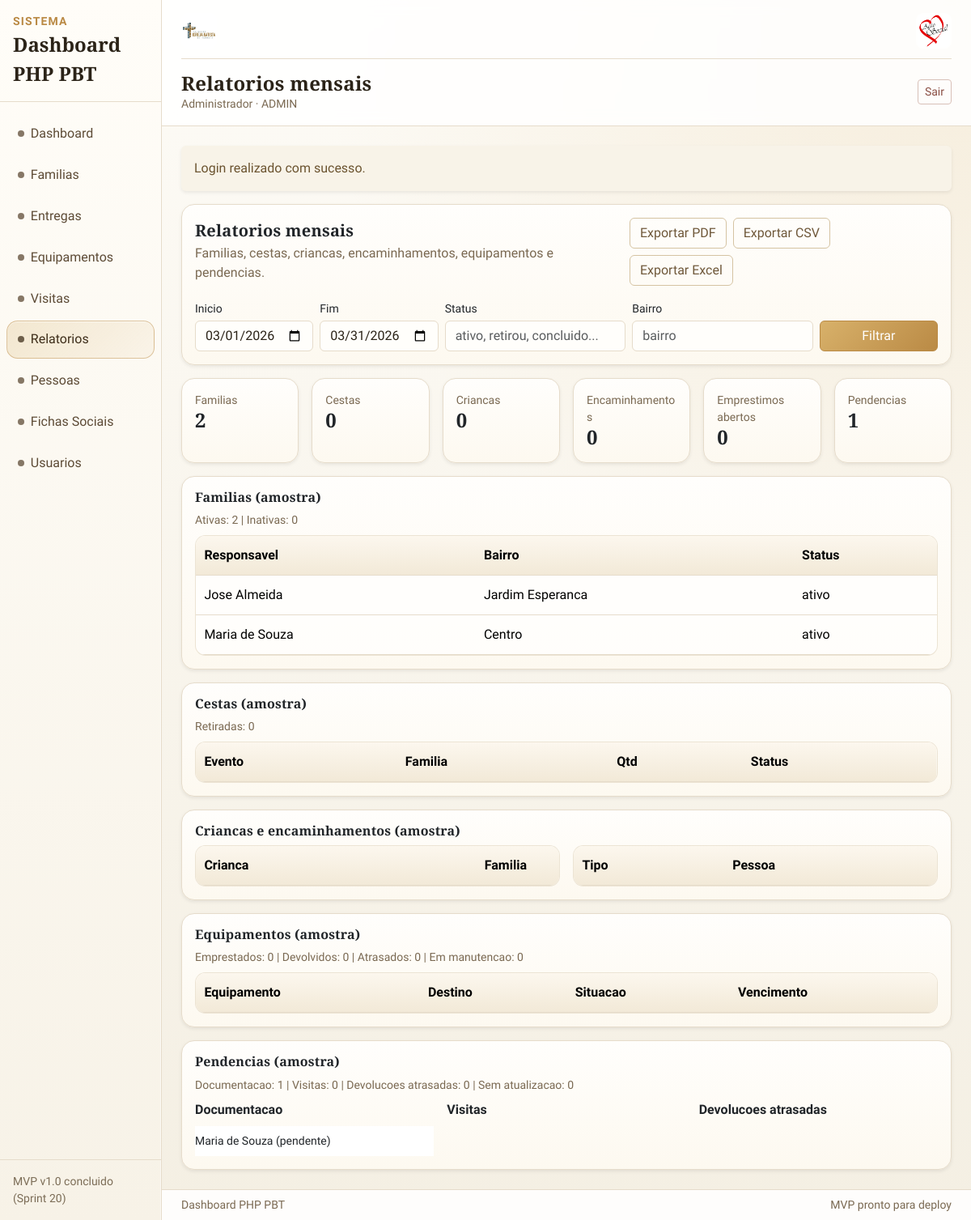
The app's page /reports (signed in) with its own data.
### tables this page shows
CREATE TABLE IF NOT EXISTS families (
  id INT AUTO_INCREMENT PRIMARY KEY,
  responsible_name VARCHAR(160) NOT NULL,
  cpf_responsible VARCHAR(14) NULL UNIQUE,
  rg_responsible VARCHAR(20) NULL,
  birth_date DATE NULL,
  phone VARCHAR(20) NULL,
  responsible_works TINYINT(1) NOT NULL DEFAULT 0,
  responsible_income DECIMAL(10,2) NOT NULL DEFAULT 0,
  marital_status VARCHAR(30) NULL,
  education_level VARCHAR(40) NULL,
  professional_status VARCHAR(40) NULL,
  profession_detail VARCHAR(120) NULL,
  cep VARCHAR(10) NULL,
  address VARCHAR(200) NULL,
  address_number VARCHAR(20) NULL,
  address_complement VARCHAR(120) NULL,
  neighborhood VARCHAR(80) NULL,
  city VARCHAR(80) NULL,
  state CHAR(2) NULL,
  location_reference VARCHAR(200) NULL,
  housing_type VARCHAR(60) NULL,
  adults_count INT NOT NULL DEFAULT 0,
  workers_count INT NOT NULL DEFAULT 0,
  family_income_total DECIMAL(10,2) NOT NULL DEFAULT 0,
  family_income_average DECIMAL(10,2) NOT NULL DEFAULT 0,
  children_count INT NOT NULL DEFAULT 0,
  documentation_status VARCHAR(30) NOT NULL DEFAULT 'ok',
  documentation_notes TEXT NULL,
  needs_visit TINYINT(1) NOT NULL DEFAULT 0,
  general_notes TEXT NULL,
  is_active TINYINT(1) NOT NULL DEFAULT 1,
  created_at DATETIME NOT NULL DEFAULT CURRENT_TIMESTAMP,
  updated_at DATETIME NULL DEFAULT NULL ON UPDATE CURRENT_TIMESTAMP,
  INDEX idx_families_responsible_name (responsible_name),
  INDEX idx_families_city_neighborhood (city, neighborhood),
  INDEX idx_families_documentation_status (documentation_status),
  INDEX idx_families_needs_visit (needs_visit),
  INDEX idx_families_is_active (is_active),
  INDEX idx_families_updated_at (updated_at)
);

### app/Views/reports/index.php (the view, shortened to what the rows shown need)
<?php
$reportData = is_array($reportData ?? null) ? $reportData : [];
$families = is_array($reportData['families'] ?? null) ? $reportData['families'] : ['summary' => [], 'items' => []];
$pendencies = is_array($reportData['pendencies'] ?? null) ? $reportData['pendencies'] : ['summary' => [], 'items' => []];
$pendencyItems = is_array($pendencies['items'] ?? null) ? $pendencies['items'] : [];
?>
<div class="card border-0 shadow-sm mb-3">
    <div class="card-body">
        <div class="d-flex flex-column flex-md-row justify-content-between align-items-md-center gap-2 mb-3">
            <div>
                <h2 class="h5 mb-1">Relatorios mensais</h2>
            </div>
        </div>
    </div>
</div>
<div class="card border-0 shadow-sm mb-3">
    <div class="card-body">
        <div class="table-responsive">
            <table class="table table-sm mb-0"><thead><tr><th>Responsavel</th><th>Bairro</th><th>Status</th></tr></thead><tbody>
            <?php foreach (array_slice((array) ($families['items'] ?? []), 0, 10) as $item) : ?>
                <tr><td><?= htmlspecialchars((string) ($item['responsible_name'] ?? ''), ENT_QUOTES, 'UTF-8') ?></td><td><?= htmlspecialchars((string) ($item['neighborhood'] ?? ''), ENT_QUOTES, 'UTF-8') ?></td><td><?= ((int) ($item['is_active'] ?? 0) === 1) ? 'ativo' : 'inativo' ?></td></tr>
            <?php endforeach; ?>
            </tbody></table>
        </div>
    </div>
</div>
<div class="card border-0 shadow-sm mb-3">
    <div class="card-body">
        <div class="table-responsive">
            <table class="table table-sm mb-0"><thead><tr><th>Evento</th><th>Familia</th><th>Qtd</th><th>Status</th></tr></thead></table>
        </div>
    </div>
</div>
<div class="card border-0 shadow-sm mb-3">
    <div class="card-body">
        <div class="row g-3">
            <div class="col-12 col-lg-6">
                <div class="table-responsive">
                    <table class="table table-sm mb-0"><thead><tr><th>Crianca</th><th>Familia</th></tr></thead></table>
                </div>
            </div>
            <div class="col-12 col-lg-6">
                <div class="table-responsive">
                    <table class="table table-sm mb-0"><thead><tr><th>Tipo</th><th>Pessoa</th><th>Status</th></tr></thead></table>
                </div>
            </div>
        </div>
    </div>
</div>
<div class="card border-0 shadow-sm mb-3">
    <div class="card-body">
        <div class="table-responsive">
            <table class="table table-sm mb-0">
                <thead><tr><th>Equipamento</th><th>Destino</th><th>Situacao</th><th>Vencimento</th></tr></thead>
            </table>
        </div>
    </div>
</div>
<div class="card border-0 shadow-sm">
    <div class="card-body">
        <div class="row g-3">
            <div class="col-12 col-lg-4">
                <ul class="list-group list-group-flush">
                    <?php foreach (array_slice((array) ($pendencyItems['documentation'] ?? []), 0, 8) as $item) : ?>
                        <li class="list-group-item px-0 small">
                            <?= htmlspecialchars((string) ($item['responsible_name'] ?? ''), ENT_QUOTES, 'UTF-8') ?>
                            (<?= htmlspecialchars((string) ($item['documentation_status'] ?? ''), ENT_QUOTES, 'UTF-8') ?>)
                        </li>
                    <?php endforeach; ?>
                </ul>
            </div>
        </div>
    </div>
</div>

### records on screen
families: responsible_name "Jose Almeida", neighborhood "Jardim Esperanca", is_active "ativo"
families: responsible_name "Maria de Souza", neighborhood "Centro", is_active "ativo", documentation_status "pendente"

### other values on screen
$layoutAppName "Dashboard PHP PBT"
$item['label'] "Dashboard"
$item['label'] "Familias"
$item['label'] "Entregas"
$item['label'] "Equipamentos"
$item['label'] "Visitas"
$item['label'] "Relatorios"
$item['label'] "Pessoas"
$item['label'] "Fichas Sociais"
$item['label'] "Usuarios"
$layoutTitle "Relatorios mensais"
$layoutUserName "Administrador"
$layoutUserRole "ADMIN"
$success "Login realizado com sucesso."
$families['summary']['total_families'] "2"
